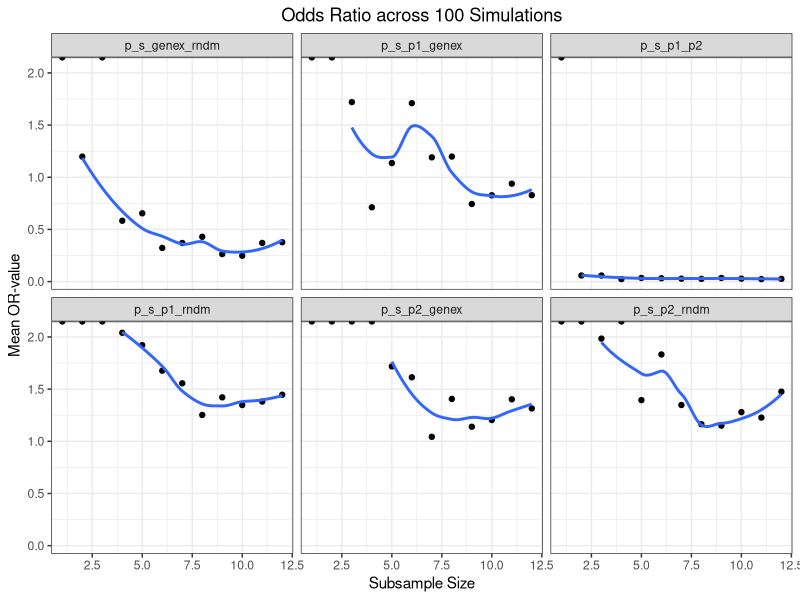
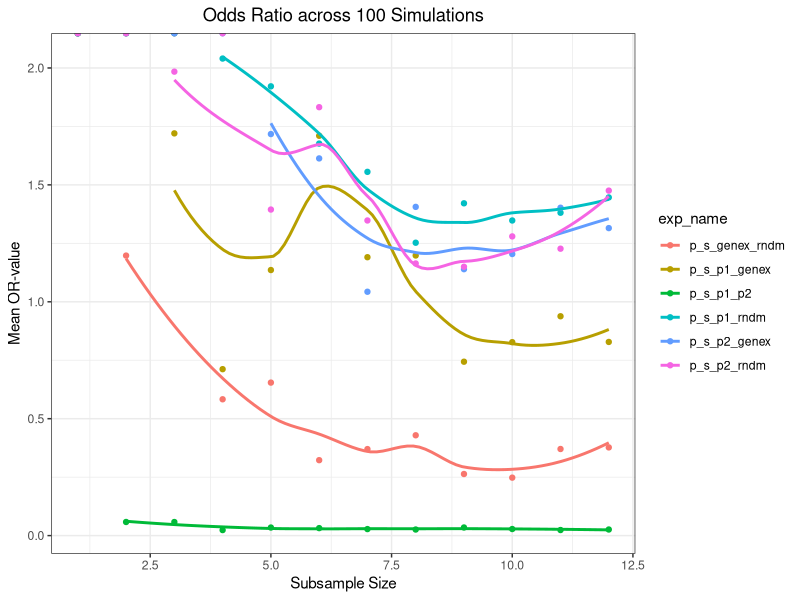
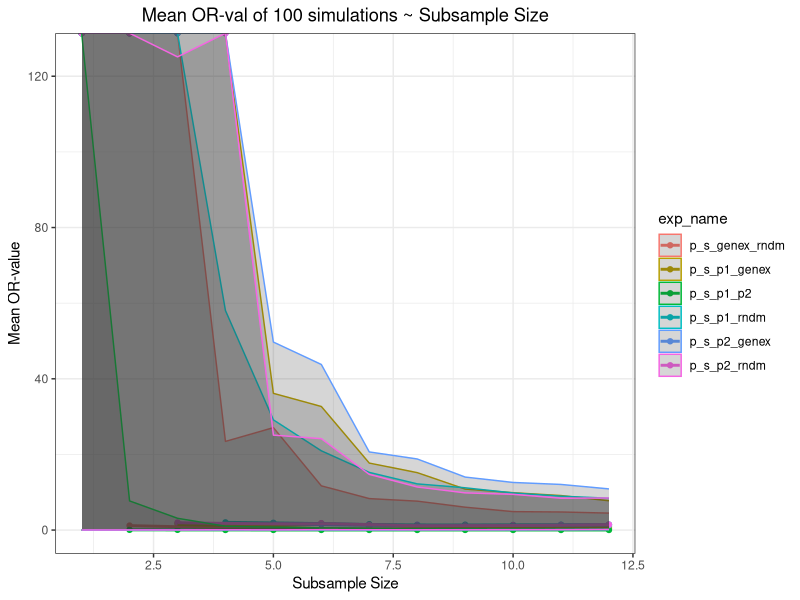
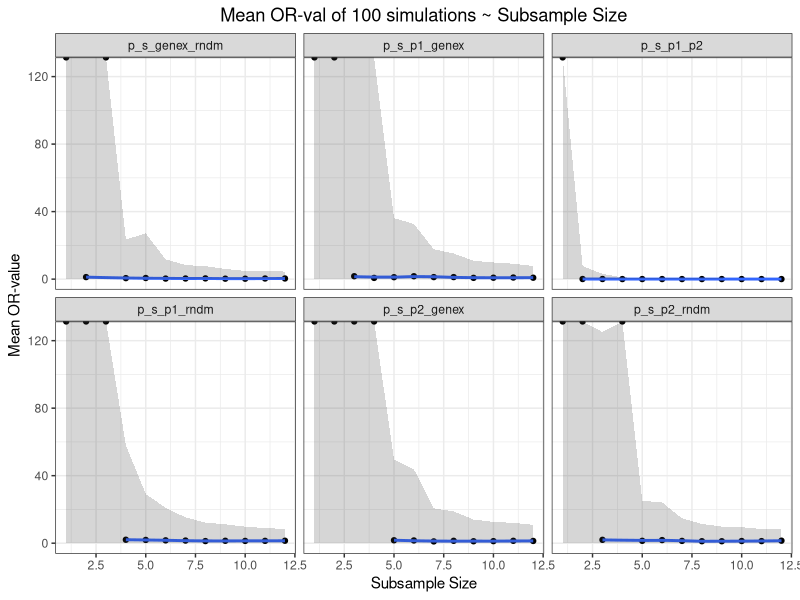
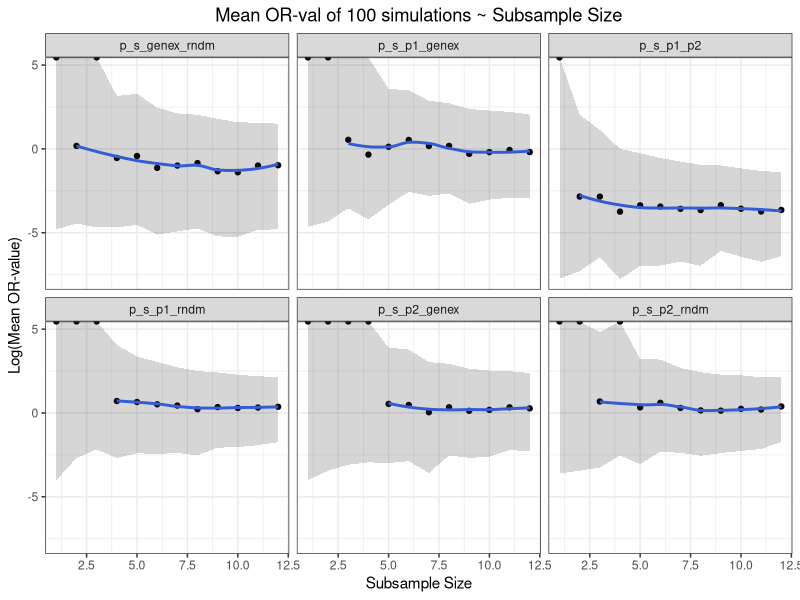
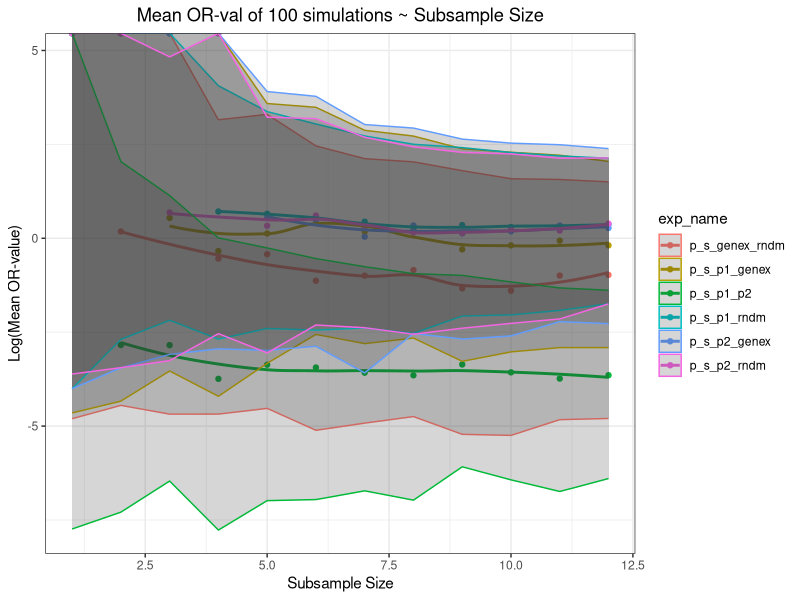
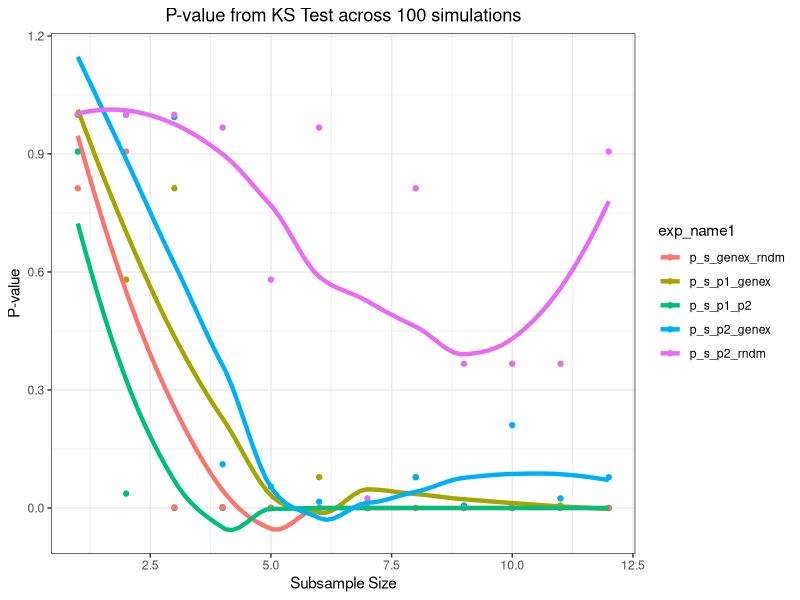
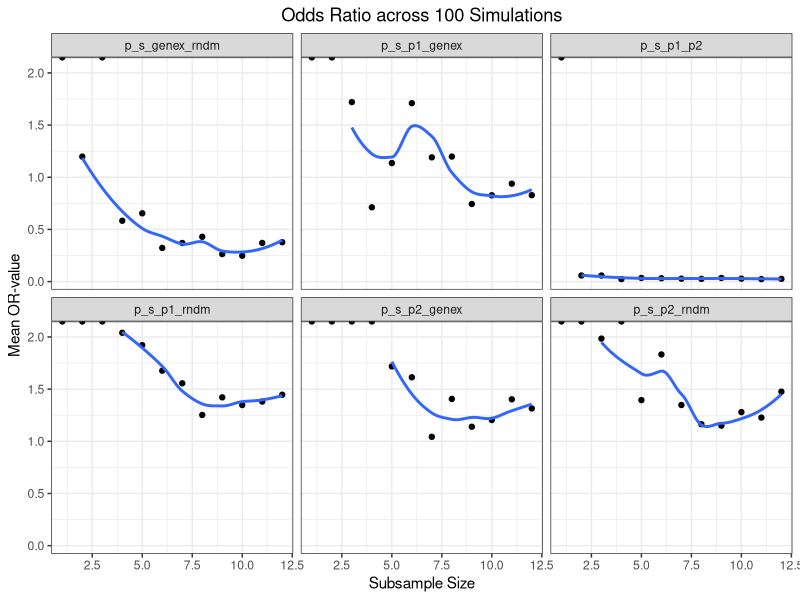

Reproduce these figures in R, in order.
## ---- chunk 1
#Run function with this: trasformabilitychecker(12,100,'BRAF','NRAS','ATI','N','V600E','Q61L') 
#meds mutual exclusivity ds
# trasformabilitychecker<- function(nsubsamples,nsims,nameposctrl1,nameposctrl2,namegene,mtn,nameposctrl1mt,nameposctrl2mt){
#Version 10    4/26/18
#Data can be either in the form of strings (mutation vs NaN) or as numerics (1 vs 0). Logicals (TRUE/FALSE) can be added as well
# rm(list=ls())
require(ggplot2) #is it ok to use this line at the start of the script?
require(dplyr)
# library(ggplot2,lib.loc="~/Ati") #this wasn't working so I'm jjust using library(ggplot2)
library(ggplot2)
library(dplyr)
# ##################################Hardcoded Parts#############################################################################
  nsubsamples=12 # maybe this can be removed because.
  nsims<-100 #
  #Positive control 1
  nameposctrl1<-'BRAF'
  #Positive control 1
  nameposctrl2<-'NRAS'
  #Oncogene in Question
  namegene<-'ATI'
  #Mutation Boolean (Y or N)
  mtn<-'N'
  #Name Mutation for Positive Ctrl 1
  nameposctrl1mt<-'V600E'
  #Name of Mutation for Positive Ctrl 2
  nameposctrl2mt<-'Q61L'

##################################Data Sorting#############################################################################
alldata=read.csv("data/All_Data_V2.csv",sep=",",header=T,stringsAsFactors=F)

#Sorting by whether user wants to search by specific mutations or the general format overall
if(mtn=='N') {
  Positive_Ctrl1=as.numeric(!grepl("NaN",do.call("$",list(alldata,nameposctrl1)),ignore.case = TRUE))
  Positive_Ctrl2=as.numeric(!grepl("NaN",do.call("$",list(alldata,nameposctrl2)),ignore.case = TRUE))
} else {
  Positive_Ctrl1=as.numeric(grepl(nameposctrl1mt,do.call("$",list(alldata,nameposctrl1)),ignore.case = TRUE))
  Positive_Ctrl2=as.numeric(grepl(nameposctrl2mt,do.call("$",list(alldata,nameposctrl2)),ignore.case = TRUE))
}
genex=as.numeric(!grepl(paste(c("NaN","0"), collapse = "|"),do.call("$",list(alldata,namegene)))) #Searching for 'NaN' or '0' in desired gene. A positive hit returns 0 and vise versa.

alldata_comp=cbind(alldata[,c(1,2)],Positive_Ctrl1,Positive_Ctrl2,genex) #Data frame with all the data compiled. I add in random array to this later

genex_replication_prop=sum(genex)/length(genex) #Calculating Replication Proportion

#Creating Random Array (Negative Control)
rndmarray=rbinom(length(Positive_Ctrl1),1,genex_replication_prop) #change alldata            #Decided to just call random array in the for-loop
alldata_comp=cbind(alldata_comp,rndmarray) #Adding in random array to compiled gene data

all_genex     =alldata_comp[alldata_comp$genex!=0,] #These will be used later for sampling
all_not_genex =alldata_comp[alldata_comp$genex==0,]
all_pc1       =alldata_comp[alldata_comp$Positive_Ctrl1!=0,]
all_not_pc1   =alldata_comp[alldata_comp$Positive_Ctrl1==0,]
all_pc2       =alldata_comp[alldata_comp$Positive_Ctrl2!=0,]
all_not_pc2   =alldata_comp[alldata_comp$Positive_Ctrl2==0,]
all_rndm      =alldata_comp[alldata_comp$rndmarray!=0,]
all_not_rndm  =alldata_comp[alldata_comp$rndmarray==0,]

#max subsample size is whichever integer is the minimum of: number of genex in sample vs. number of NOTgenex or PC1 or PC2 in sample*genexreplication proportion. For example we had 165 PC1s, therefore 340-175=165 PC1s in our data. Since we want to sample 7.35% positive hits and 92.65% negative hits, a sample containing too many positive hits can impose an upper bound on our subsampling size.
maxsubsamplesize=min(c(genex_replication_prop*length(alldata_comp$Positive_Ctrl1),floor((length(alldata_comp$Positive_Ctrl1)-sum(alldata_comp$Positive_Ctrl1))*genex_replication_prop),floor((length(alldata_comp$Positive_Ctrl1)-sum(alldata_comp$Positive_Ctrl2))*genex_replication_prop),floor((length(alldata_comp$Positive_Ctrl1)-sum(alldata_comp$genex))*genex_replication_prop)))
##################################Errors#############################################################################
#Part in the code where exceeding the max limit, i.e. 25, returns an error
if(nsubsamples>maxsubsamplesize){
  stop("Desired Subsample Size Exceeds Maxium Subsample Size")
}
#Returns error if max value > 1. Will this ever be a problem?
if(max(alldata_comp$Positive_Ctrl1|alldata_comp$Positive_Ctrl2|alldata_comp$genex)>1){
  stop("Data Contains Integers >1. Please use either logicals or characters")
}
print(paste("Current proportion of GeneX =",round(genex_replication_prop*100,3),"%"))#print to console
print(paste("Total Number of Samples =",length(alldata_comp[,1])))
print(paste("Number of Positive Control 1 Hits =",sum(alldata_comp$Positive_Ctrl1)))
print(paste("Number of Positive Control 2 Hits =",sum(alldata_comp$Positive_Ctrl2)))
print(paste("Number of Gene of Interest Hits =",sum(alldata_comp$genex)))
print(paste("The maximum allowed subsample size is",maxsubsamplesize))
print(paste("Therefore, during simulations, Positive Control 1 will be downsampled from",sum(alldata_comp$Positive_Ctrl1),"to",maxsubsamplesize,", and Positive Control 2 will be downsampled from",sum(alldata_comp$Positive_Ctrl2),"to",maxsubsamplesize))


##################################Contingency Table Function#############################################################################

contab_maker<- function(gene1,gene2,arrayname) {
  gene1_gene2_nn=nrow(arrayname[gene1==0 & gene2==0,]) #N N
  gene1_gene2_ny=nrow(arrayname[gene1==0 & gene2!=0,]) #N Y
  gene1_gene2_yn=nrow(arrayname[gene1!=0 & gene2==0,]) #Y N
  gene1_gene2_yy=nrow(arrayname[gene1!=0 & gene2!=0,]) #Y Y
  
  con_tab_gene1_gene2=rbind(c(gene1_gene2_nn,gene1_gene2_ny),c(gene1_gene2_yn,gene1_gene2_yy))
  con_tab_gene1_gene2
}

#Contingency Tables:
con_tab_pctrl1_genex=contab_maker(alldata_comp$Positive_Ctrl1,alldata_comp$genex,alldata_comp)
con_tab_pctrl2_genex=contab_maker(alldata_comp$Positive_Ctrl2,alldata_comp$genex,alldata_comp)
con_tab_pctrl1_pctrl2=contab_maker(alldata_comp$Positive_Ctrl1,alldata_comp$Positive_Ctrl2,alldata_comp)
con_tab_pctrl1_rndmarray=contab_maker(alldata_comp$Positive_Ctrl1,alldata_comp$rndmarray,alldata_comp)
con_tab_pctrl2_rndmarray=contab_maker(alldata_comp$Positive_Ctrl2,alldata_comp$rndmarray,alldata_comp)

#Fisher's Exact Test
p_p1_genex=fisher.test(con_tab_pctrl1_genex)
p_p2_genex=fisher.test(con_tab_pctrl2_genex)
p_p1_p2=fisher.test(con_tab_pctrl1_pctrl2)
p_p1_rndm=fisher.test(con_tab_pctrl1_rndmarray)
p_p2_rndm=fisher.test(con_tab_pctrl2_rndmarray)

##################################Simulations###################################################################################
# 3 Loops here. For Sumsample size, Simulation Number, and Experiment Number.
# Experiment number: There are 6 experiments refers to combinations of fisher's test for 4 samples (4C2=6)

#Need to modify so that nsubsamples can be a range (like 10:100) rather than a number (like 100)
nexperiments=6 #to make nexperiments a variable, alldatasamplepvals will need to be defined differently
simresults<-matrix(nrow=nsims*nsubsamples*nexperiments,ncol=9)

ct=1


for (subsamplenumber in 1:nsubsamples){
  simresults[c(ct:((ct+(nsims*nexperiments))-1)),2]=subsamplenumber #Subsample Number: This updates the next n rows with the subsample number that the loop is on. n is calculated by number of experiments * number of simulations
  subsamplenumbernegativehits=round(subsamplenumber/(genex_replication_prop))-subsamplenumber #This determines the number of non-hits for the sample 
  for (simnumber in 1:nsims){
      alldata_comp$rndmarray=rbinom(length(Positive_Ctrl1),1,genex_replication_prop) #Creates random array. Note: we're updating random array at each simulation within each subsample size.
    
      simresults[c(ct:((ct+nexperiments)-1)),3]=simnumber #Simulation Number. This updates the next 6 rows with the simulation number that the loop is on.
        
      sample_genex     =all_genex[sample(length(all_genex$genex),subsamplenumber,replace=F,prob=NULL),]
      sample_not_genex =all_not_genex[sample(length(all_not_genex$genex),subsamplenumbernegativehits,replace=F,prob=NULL),]
      sample_pc1       =all_pc1[sample(length(all_pc1$Positive_Ctrl1),subsamplenumber,replace=F,prob=NULL),]
      sample_not_pc1   =all_not_pc1[sample(length(all_not_pc1$Positive_Ctrl1),subsamplenumbernegativehits,replace=F,prob=NULL),]
      sample_pc2       =all_pc2[sample(length(all_pc2$Positive_Ctrl2),subsamplenumber,replace=F,prob=NULL),]
      sample_not_pc2   =all_not_pc2[sample(length(all_not_pc2$Positive_Ctrl2),subsamplenumbernegativehits,replace=F,prob=NULL),]
      sample_rndm      =all_rndm[sample(length(all_rndm$rndmarray),subsamplenumber,replace=F,prob=NULL),]
      sample_not_rndm  =all_not_rndm[sample(length(all_not_rndm$rndmarray),subsamplenumbernegativehits,replace=F,prob=NULL),]
      
      #Combining n (subsample number) hits and m (subsamplenegativenumber) non-hits
      sample_genex_comb =rbind(sample_genex,sample_not_genex) #Dunno if this is the right way to do it
      sample_pc1_comb   =rbind(sample_pc1,sample_not_pc1)
      sample_pc2_comb   =rbind(sample_pc2,sample_not_pc2)
      sample_rndm_comb  =rbind(sample_rndm,sample_not_rndm)
      
      alldata_comp_sample<-as.data.frame(cbind(sample_pc1_comb,sample_pc2_comb,sample_genex_comb,sample_rndm_comb))  #Creating array with samples so that contab_maker can use them
      
      #contingency tables
      con_tab_sample_pctrl1_genex=contab_maker(sample_pc1_comb$Positive_Ctrl1,sample_pc1_comb$genex,sample_pc1_comb) #Double check to see if this is the right way to do it
      con_tab_sample_pctrl2_genex=contab_maker(sample_pc2_comb$Positive_Ctrl2,sample_pc2_comb$genex,sample_pc2_comb)
      con_tab_sample_pctrl1_pctrl2=contab_maker(sample_pc1_comb$Positive_Ctrl1,sample_pc1_comb$Positive_Ctrl2,sample_pc1_comb) #note how sampling pc1 vs pc2 and then finding pc2 vs pc1 has drastically different p-values. Add code that looks at which of the samples has a smaller size and then chooses to sample for 7% of that first
      con_tab_sample_pctrl1_pctrl2=contab_maker(sample_pc2_comb$Positive_Ctrl2,sample_pc2_comb$Positive_Ctrl1,sample_pc2_comb)
      con_tab_sample_pctrl1_rndmarray=contab_maker(sample_pc1_comb$Positive_Ctrl1,sample_pc1_comb$rndmarray,sample_pc1_comb)
      con_tab_sample_pctrl2_rndmarray=contab_maker(sample_pc2_comb$Positive_Ctrl2,sample_pc2_comb$rndmarray,sample_pc2_comb)
      con_tab_sample_genex_rndmarray=contab_maker(sample_genex_comb$genex,sample_genex_comb$rndmarray,sample_genex_comb)
      
      #Fishers exact test
      p_s_p1_genex=fisher.test(con_tab_sample_pctrl1_genex,conf.int = 50) #p_s_ stands p-value, sample. Can name these better in the future
      p_s_p2_genex=fisher.test(con_tab_sample_pctrl2_genex,conf.int = 50) #Could check if pc1_genex and genex_pc1 give the same p-value just to verify our test
      p_s_p1_p2=fisher.test(con_tab_sample_pctrl1_pctrl2,conf.int = 50)
      p_s_p1_rndm=fisher.test(con_tab_sample_pctrl1_rndmarray,conf.int = 50)
      p_s_p2_rndm=fisher.test(con_tab_sample_pctrl2_rndmarray,conf.int = 50)
      p_s_genex_rndm=fisher.test(con_tab_sample_genex_rndmarray,conf.int = 50)
    
      #Creating df that has all the simulation data so far. This will be used by the simresults df later.
      alldatasamplepvals<-as.data.frame(cbind(p_s_p1_genex$p.value,p_s_p2_genex$p.value,p_s_p1_p2$p.value,p_s_p1_rndm$p.value,p_s_p2_rndm$p.value,p_s_genex_rndm$p.value))
      colnames(alldatasamplepvals)=c("p_s_p1_genex","p_s_p2_genex","p_s_p1_p2","p_s_p1_rndm","p_s_p2_rndm","p_s_genex_rndm")
      alldatasampleORvals<-as.data.frame(cbind(p_s_p1_genex$estimate,p_s_p2_genex$estimate,p_s_p1_p2$estimate,p_s_p1_rndm$estimate,p_s_p2_rndm$estimate,p_s_genex_rndm$estimate))
      colnames(alldatasampleORvals)=c("p_s_p1_genex","p_s_p2_genex","p_s_p1_p2","p_s_p1_rndm","p_s_p2_rndm","p_s_genex_rndm")
      alldatasampleCIub<-as.data.frame(cbind(p_s_p1_genex$conf.int[2],p_s_p2_genex$conf.int[2],p_s_p1_p2$conf.int[2],p_s_p1_rndm$conf.int[2],p_s_p2_rndm$conf.int[2],p_s_genex_rndm$conf.int[2]))
      colnames(alldatasampleCIub)=c("p_s_p1_genex","p_s_p2_genex","p_s_p1_p2","p_s_p1_rndm","p_s_p2_rndm","p_s_genex_rndm")
      alldatasampleCIlb<-as.data.frame(cbind(p_s_p1_genex$conf.int[1],p_s_p2_genex$conf.int[1],p_s_p1_p2$conf.int[1],p_s_p1_rndm$conf.int[1],p_s_p2_rndm$conf.int[1],p_s_genex_rndm$conf.int[1]))
      colnames(alldatasampleCIlb)=c("p_s_p1_genex","p_s_p2_genex","p_s_p1_p2","p_s_p1_rndm","p_s_p2_rndm","p_s_genex_rndm")
    
    for (expnumber in 1:nexperiments) {
      simresults[ct,1]=ct #Total Count
      simresults[ct,4]=expnumber #Experiment Number
      simresults[ct,5]=colnames(alldatasamplepvals[expnumber]) #Experiment Name
      simresults[ct,6]=alldatasamplepvals[1,expnumber] #Experiment P-value. Trying to convert it into numerics
      simresults[ct,7]=as.numeric(alldatasampleORvals[1,expnumber]) #Experiment OR-value
      simresults[ct,8]=as.numeric(alldatasampleCIub[1,expnumber]) #Experiment 95% Upper Confidence Interval. Can be changed to other CI
      simresults[ct,9]=as.numeric(alldatasampleCIlb[1,expnumber]) #Experiment 95% Lower Confidence Interval. Can be changed to other CI
      
      ct=ct+1
    }
  }
}
colnames(simresults)=c("totCt","subsample_size","sim_num","exp_num","exp_name","p_val","OR_val","CIub","CIlb")
simresults=as.data.frame(simresults, stringsAsFactors = F, )
simresults=transform(simresults,p_val=as.character(p_val))
simresults=transform(simresults,p_val=as.numeric(p_val))

simresults=transform(simresults,exp_num=as.character(exp_num))
simresults=transform(simresults,exp_num=as.numeric(exp_num))

simresults=transform(simresults,sim_num=as.character(sim_num))
simresults=transform(simresults,sim_num=as.numeric(sim_num))

simresults=transform(simresults,subsample_size=as.character(subsample_size))
simresults=transform(simresults,subsample_size=as.numeric(subsample_size))

simresults=transform(simresults,OR_val=as.character(OR_val))
simresults=transform(simresults,OR_val=as.numeric(OR_val))

simresults=transform(simresults,CIub=as.character(CIub))
simresults=transform(simresults,CIub=as.numeric(CIub))

simresults=transform(simresults,CIlb=as.character(CIlb))
simresults=transform(simresults,CIlb=as.numeric(CIlb))

##################################Plotting#############################################################################
#Using ggplot
########Plotting P-values
datapoints=simresults %>% 
  group_by(subsample_size,exp_name) %>%
  summarise(avg_p_val=mean(p_val))
#6 Different plots divided by Facet Wrap. Add error bars to all of these
pvalplot<-ggplot(datapoints,aes(x=subsample_size,y=avg_p_val))+geom_point()+geom_smooth(se=FALSE,aes(size=.01))+facet_wrap(~exp_name)+ggtitle("P-value across 100 simulations")+xlab("Subsample Size")+ylab("Mean p-value")+theme_bw()+theme(plot.title = element_text(hjust=.5))
#One Plot with all the scatters
pvalplot2<-ggplot(datapoints,aes(x=subsample_size,y=avg_p_val,color=exp_name))+geom_point()+geom_smooth(se=FALSE,size=1.5)+ggtitle("P-value across 100 simulations")+xlab("Subsample Size")+ylab("Mean p-value")+theme_bw()+theme(plot.title = element_text(hjust=.5))

#P values vs Sim Number at subsample size of 10 
datapointssims=simresults %>% 
  filter(subsample_size==10) %>%
  group_by(sim_num,exp_name) %>%
  summarise(avg_p_val=mean(p_val))
pvalplot3<-ggplot(datapointssims,aes(x=sim_num,y=avg_p_val))+geom_point()+geom_smooth()+facet_wrap(~exp_name)+ggtitle("P value across Simulations. Subsample Size = 10")+xlab("Simulation Number")+ylab("P-value")+theme_bw()+theme(plot.title = element_text(hjust=.5))

#P values vs Sim Number at subsample size of 3 
datapointssims=simresults %>% 
  filter(subsample_size==3) %>%
  group_by(sim_num,exp_name) %>%
  summarise(avg_p_val=mean(p_val))
pvalplot4<-ggplot(datapointssims,aes(x=sim_num,y=avg_p_val))+geom_point()+geom_smooth()+facet_wrap(~exp_name)+ggtitle("p-val of 100 simulations @ Subsample Size 10")+xlab("Simulation Number")+ylab("P-value")+theme_bw()+theme(plot.title = element_text(hjust=.5))

#####Plotting OR Values
datapointsOR=simresults %>%
  group_by(subsample_size,exp_name) %>%
  summarise(avg_OR=mean(OR_val),avg_CIub=mean(CIub),avg_CIlb=mean(CIlb))

orvalplot1<-ggplot(datapointsOR,aes(x=subsample_size,y=avg_OR))+geom_point()+geom_smooth(se=FALSE)+facet_wrap(~exp_name)+ggtitle("Odds Ratio across 100 Simulations")+xlab("Subsample Size")+ylab("Mean OR-value")+theme_bw()+theme(plot.title = element_text(hjust=.5))
ggsave("ORvalplot3a.pdf")
orvalplot2a<-ggplot(datapointsOR,aes(x=subsample_size,y=avg_OR,color=exp_name))+geom_point()+geom_smooth(se=FALSE)+ggtitle("Odds Ratio across 100 Simulations")+xlab("Subsample Size")+ylab("Mean OR-value")+theme_bw()+theme(plot.title = element_text(hjust=.5))
#OR Vals with CIs, non log transformed combined
orvalplot2b<-ggplot(datapointsOR,aes(x=subsample_size,y=avg_OR,color=exp_name))+geom_point()+geom_smooth(se=FALSE)+geom_ribbon(aes(ymin=avg_CIub,ymax=avg_CIlb),alpha=.2)+ggtitle("Mean OR-val of 100 simulations ~ Subsample Size")+xlab("Subsample Size")+ylab("Mean OR-value")+theme_bw()+theme(plot.title = element_text(hjust=.5))
#OR Vals with CIs, nonlog transformed, uncomined
orvalplot3a<-ggplot(datapointsOR,aes(x=subsample_size,y=avg_OR))+geom_point()+geom_smooth(se=FALSE)+geom_ribbon(aes(ymin=avg_CIub,ymax=avg_CIlb),alpha=.2)+facet_wrap(~exp_name)+ggtitle("Mean OR-val of 100 simulations ~ Subsample Size")+xlab("Subsample Size")+ylab("Mean OR-value")+theme_bw()+theme(plot.title = element_text(hjust=.5))
#log transformed, with CIs
orvalplot3b<-ggplot(datapointsOR,aes(x=subsample_size,y=log(avg_OR)))+geom_point()+geom_smooth(se=FALSE)+geom_ribbon(aes(ymin=log(avg_CIub),ymax=log(avg_CIlb)),alpha=.2)+facet_wrap(~exp_name)+ggtitle("Mean OR-val of 100 simulations ~ Subsample Size")+xlab("Subsample Size")+ylab("Log(Mean OR-value)")+theme_bw()+theme(plot.title = element_text(hjust=.5))
orvalplot4<-ggplot(datapointsOR,aes(x=subsample_size,y=log(avg_OR),color=exp_name))+geom_point()+geom_smooth(se=FALSE)+geom_ribbon(aes(ymin=log(avg_CIub),ymax=log(avg_CIlb)),alpha=.2)+ggtitle("Mean OR-val of 100 simulations ~ Subsample Size")+xlab("Subsample Size")+ylab("Log(Mean OR-value)")+theme_bw()+theme(plot.title = element_text(hjust=.5))

########################Kolmogorov Smirnov Probability Distribution Test########################
#Making KS Test DF
ct=1
expcombinations=(factorial(nexperiments)/(factorial(2)*factorial(nexperiments-2)))
exppermutations=(factorial(nexperiments)/(factorial(nexperiments-2)))
ksresults<-matrix(nrow=nsubsamples*exppermutations,ncol=8)
for (subsamplenumber in 1:nsubsamples){
datapointsks=simresults %>%
  filter(subsample_size==subsamplenumber) %>%
  group_by(exp_num,sim_num)
  ksresults[c(ct:((ct+exppermutations)-1)),2]=subsamplenumber
  for (expnumber in 1:nexperiments){
    for (secondexpnumber in 1:nexperiments){
      if(secondexpnumber!=expnumber){ #To Avoid comparing Exp1 to Exp1 etc
    kstestresults=ks.test(datapointsks$OR_val[datapointsks$exp_num==expnumber],datapointsks$OR_val[datapointsks$exp_num==secondexpnumber])
      ksresults[ct,1]=ct #Total Count
      ksresults[ct,3]=expnumber #Experiment Number
      ksresults[ct,4]=datapointsks$exp_name[expnumber] #Experiment Name
      ksresults[ct,5]=secondexpnumber #Experiment Number
      ksresults[ct,6]=datapointsks$exp_name[secondexpnumber] #Experiment Name
      ksresults[ct,7]=kstestresults$p.value #Experiment P-value. Trying to convert it into numerics
      ksresults[ct,8]=kstestresults$statistic #Experiment OR-value
      ct=ct+1
      }
    }
  }
}
#Managing Ksresults dataframe
colnames(ksresults)=c("totCt","subsample_size","exp_num1","exp_name1","exp_num2","exp_name2","p_val","d_val")
ksresults=as.data.frame(ksresults, stringsAsFactors = F, )
ksresults=transform(ksresults,subample_size=as.character(subsample_size),exp_num1=as.character(exp_num1),exp_num2=as.character(exp_num2),p_val=as.character(p_val),d_val=as.character(d_val))
ksresults=transform(ksresults,subsample_size=as.numeric(subsample_size),exp_num1=as.numeric(exp_num1),exp_num2=as.numeric(exp_num2),p_val=as.numeric(p_val),d_val=as.numeric(d_val))

#Data Sorting
datapoints_ks_pval=ksresults %>%
  filter(exp_num2==4)
#Plotting  
  ksvalplot<-ggplot(datapoints_ks_pval,aes(x=subsample_size,p_val,color=exp_name1))+geom_point()+geom_smooth(se=FALSE,size=1.5)+ggtitle("P-value from KS Test across 100 simulations")+xlab("Subsample Size")+ylab("P-value")+theme_bw()+theme(plot.title = element_text(hjust=.5))

## ---- chunk 2
orvalplot1
orvalplot2a
orvalplot2b
orvalplot3a
orvalplot3b
orvalplot4
ksvalplot
